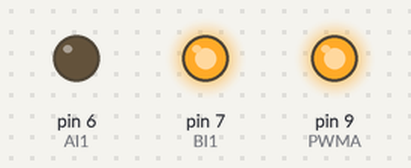
Recording of a sketch running on a simulated Arduino Uno, built with avr-gcc and run on an emulated ATmega328P. On the bench: output pins drawn as LEDs (lit = HIGH).

Above: at 0.1 s.
Timing chart, 0 to 1.6 s (numbered marks = the images above):
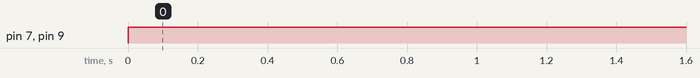

The sketch:

HBridge_moottori_ajuri.ino
```cpp
/////////////////////////////////////////////////////////
//
// H-Silta moottorin ohjaus
//
// Author     : Jani Hirvinen, jani@jdronics.fi
// Version    : v1.0 08-12-2021
//
/////////////////////////////////////////////////////////
// Harrastamisen Malli Esimerkki
//
// Kuinka kytketaan ja ohjataan H-Silta moottori ajuria
//
///////////////////////////////////////////////////////////
//
//  Kytkentä:
//
///////////////////////////////////////////////////////////


/////////////////////
// INCLUDES


/////////////////////
// Defines and declarations

#define AI1 6
#define BI1 7
#define PWMA 9


/////////////////////
// Globaalit muuttujat


//////////////////////
// SETUP(), Määritellään alku parametrit
// ja alustetaan objektit, portit jne

void setup() {

  pinMode(AI1, OUTPUT);
  pinMode(BI1, OUTPUT);

//  pinMode(PWMA, OUTPUT);


} // - END SETUP()

void loop() {

  digitalWrite(AI1, LOW);
  digitalWrite(BI1, HIGH);


  analogWrite(PWMA, 400);

} // - END LOOP()
```

Measured:
- by itself, pin 7 (BI1), pin 9 (PWMA): LOW → HIGH at 0.00 s
